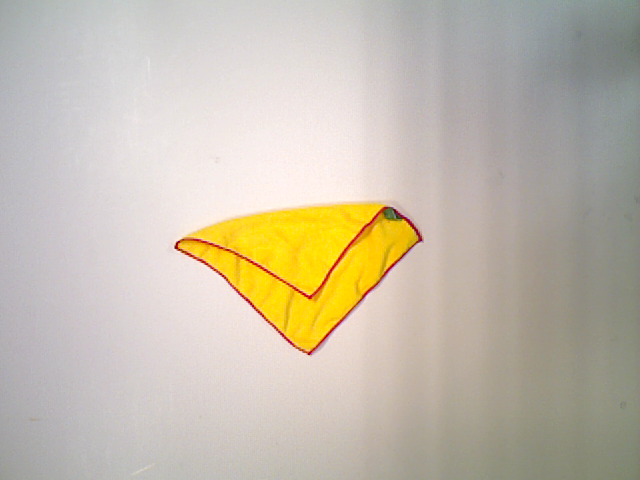
#> input picture data/dishcloth01_1_fold.ppm, 640 x 480 px
$ python -i GarmentDepthMapClustering.py   (imports and definitions only)
#> lines starting #> are read from the running program, lines starting #| are printed output that depends on the picture; after the words box and inside, x2 and y2 are one past the last pixel; in counts of white or black regions, pixels touching at a corner belong together
import numpy as np
from scipy import ndimage
from skimage import morphology
from skimage import filters
from skimage import util
from skimage import restoration
from skimage import exposure

class GarmentDepthMapClustering:
    @staticmethod
    def preprocess(depth_image, mask):
        """
        Removes the background information and normalizes the depth image range to 8-bit unsigned.
        :param depth_image:
        :param mask: Segmentation mask where white is garment and black is background
        :return: Depth image normalized and converted to 8-bit unsigned
        """
        background = np.inf  # Define a depth value for background pixels
        masked_depth_image = np.where(mask==255, depth_image.transpose(), background)

        # Normalize depth map
        # scaled_depth_map = normalize_1Channel_image(masked_depth_image)

        scaled_depth_map = masked_depth_image.copy()
        # Get range of values (min, max, range)
        min_value = masked_depth_image[np.unravel_index(np.where(masked_depth_image == 0, background, masked_depth_image).argmin(), masked_depth_image.shape)]
        max_value = masked_depth_image[np.unravel_index(np.where(masked_depth_image == background, 0,masked_depth_image).argmax(), masked_depth_image.shape)]
        range_value = max_value-min_value

        # Normalize using depth range
        scaled_depth_map = np.where(scaled_depth_map != background, (scaled_depth_map - min_value) * (255/range_value), 255)
        scaled_depth_map = scaled_depth_map.astype(np.uint8)
        return scaled_depth_map

    @staticmethod
    def cluster_similar_regions(preprocessed_depth_image):
        """
        Apply clustering algorithm to group similar regions. This uses watershed currently.
        :param preprocessed_depth_image: Depth image normalized and converted to 8-bit unsigned
        :return: Labeled image after the clustering process
        """
        scaled_depth_map = util.img_as_ubyte(preprocessed_depth_image)

        # denoise image
        denoised = restoration.denoise_tv_chambolle(scaled_depth_map, weight=0.05)
        denoised_equalize= exposure.equalize_hist(denoised)

        # find continuous region (low gradient) --> markers
        markers = filters.rank.gradient(denoised_equalize, morphology.disk(25)) < 15 # 25,15  10,10

        markers = ndimage.label(markers)[0]

        # local gradient
        gradient = filters.rank.gradient(denoised, morphology.disk(5))

        # labels
        labels = morphology.watershed(gradient, markers)
        return labels

>>> import cv2
>>> picture = cv2.imread('../data/dishcloth01_1_fold.ppm', cv2.IMREAD_GRAYSCALE)
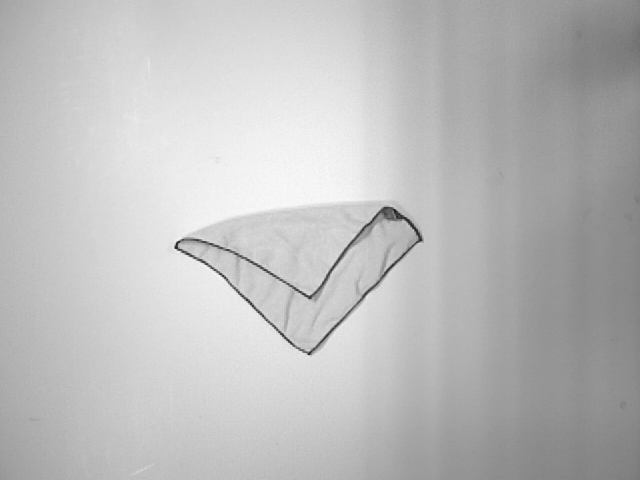
#> picture: shape (480, 640); min 26, max 251, mean 189
>>> result = GarmentDepthMapClustering().cluster_similar_regions(picture)
#> in cluster_similar_regions, `denoised_equalize= exposure.equalize_hist(denoised)`:
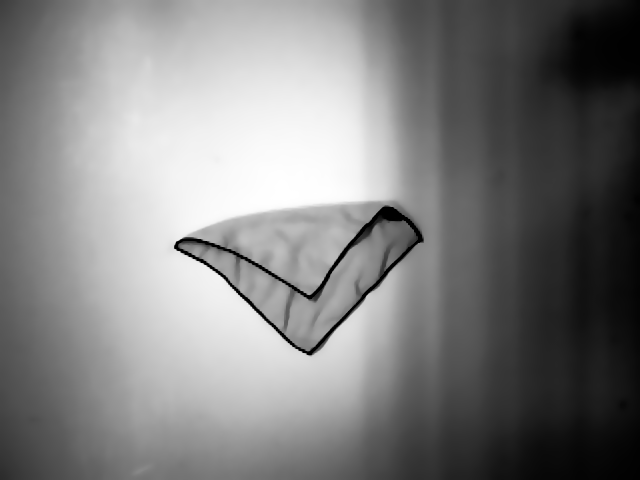
#> denoised_equalize: shape (480, 640) float64; min 3.26e-06, max 1, mean 0.504
#> in cluster_similar_regions, `markers = filters.rank.gradient(denoised_equalize, morphology.disk(25)..`:
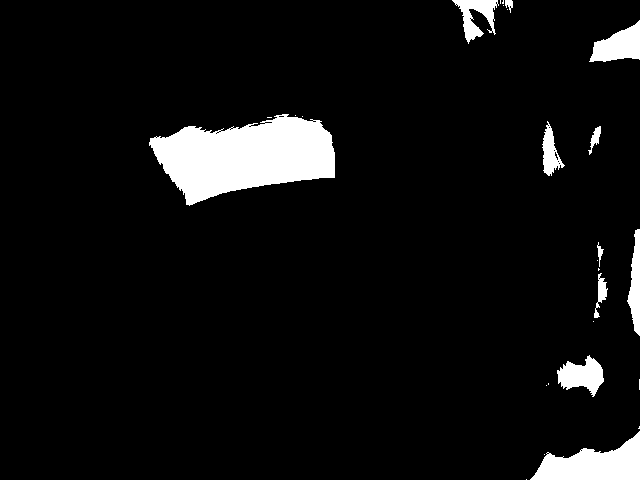
#> markers: shape (480, 640) bool; 6.2% white; 27 white regions (16 under 20 px), largest, box (x1, y1, x2, y2) and area: (149, 114, 335, 206) 10807, (530, 431, 640, 480) 3021, (589, 20, 640, 62) 1273
#> in cluster_similar_regions, `markers = ndimage.label(markers)[0]`:
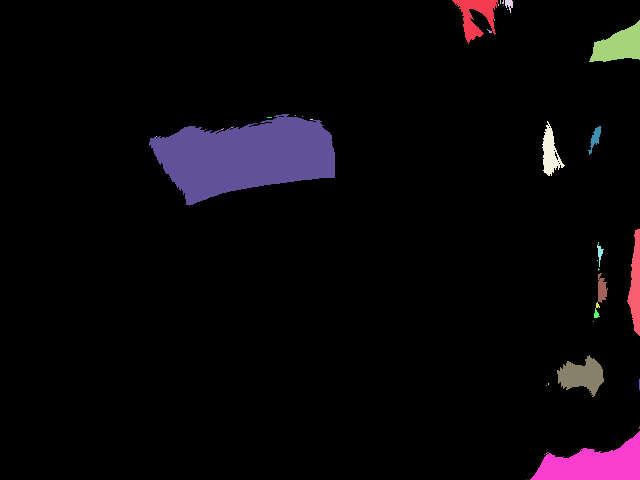
#> markers: shape (480, 640) int32; 47 distinct labels, from 0 to 46; one colour per label, 0 black
#> in cluster_similar_regions, `gradient = filters.rank.gradient(denoised, morphology.disk(5))`:
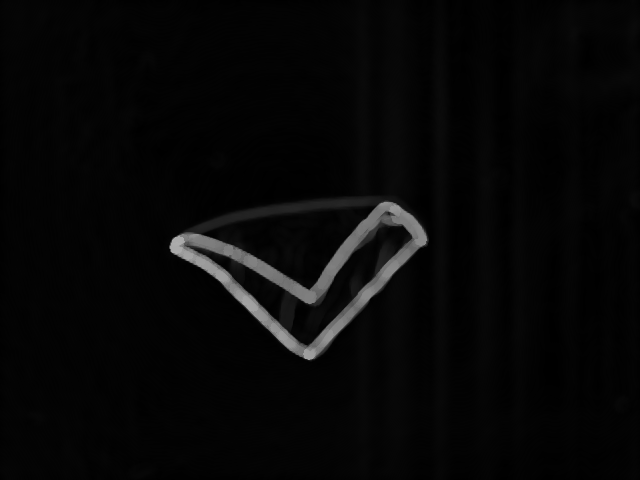
#> gradient: shape (480, 640); min 0, max 173, mean 6.9
#> in cluster_similar_regions, `labels = morphology.watershed(gradient, markers)`:
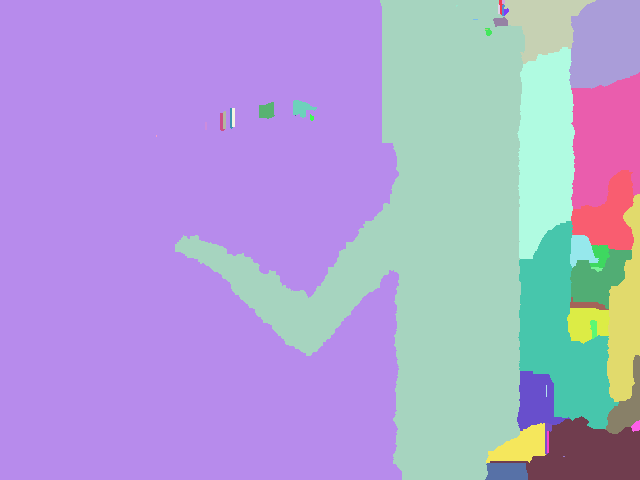
#> labels: shape (480, 640) int32; 46 distinct labels, from 1 to 46; one colour per label, 0 black

$ run again, on data/polo01_1_fold.ppm
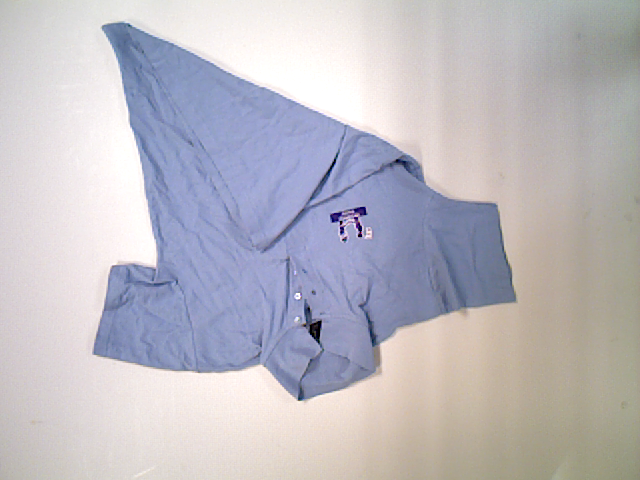
#> input picture data/polo01_1_fold.ppm, 640 x 480 px
#> in cluster_similar_regions, `markers = filters.rank.gradient(denoised_equalize, morphology.disk(25)..`:
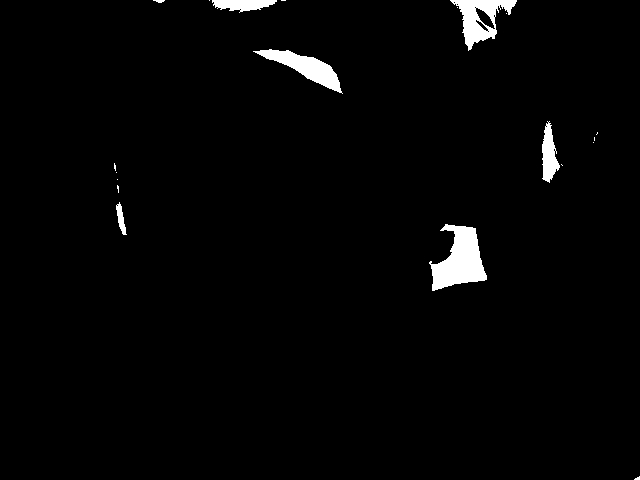
#> markers: shape (480, 640) bool; 2.1% white; 20 white regions (13 under 20 px), largest, box (x1, y1, x2, y2) and area: (429, 224, 487, 291) 2203, (450, 0, 517, 51) 1432, (253, 49, 343, 94) 1368
#> in cluster_similar_regions, `labels = morphology.watershed(gradient, markers)`:
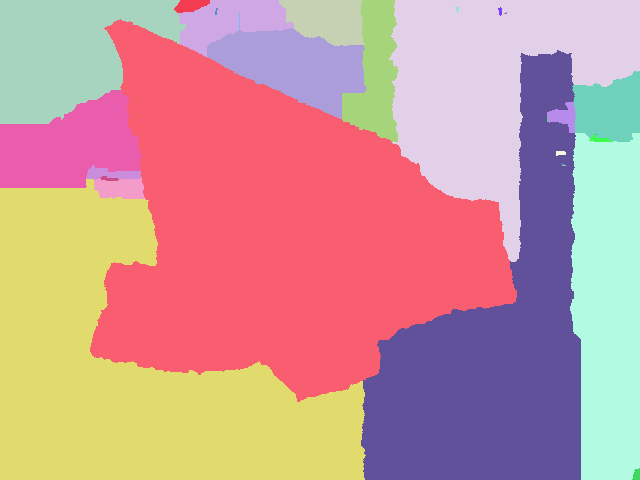
#> labels: shape (480, 640) int32; 29 distinct labels, from 1 to 29; one colour per label, 0 black

$ run again, on data/polo01_2_fold.ppm
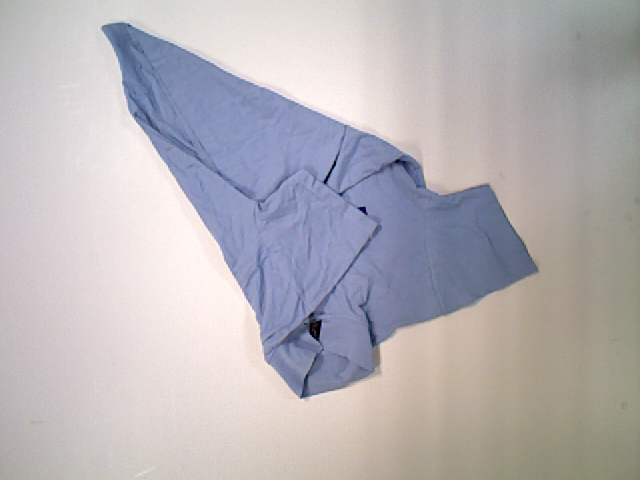
#> input picture data/polo01_2_fold.ppm, 640 x 480 px
#> in cluster_similar_regions, `markers = filters.rank.gradient(denoised_equalize, morphology.disk(25)..`:
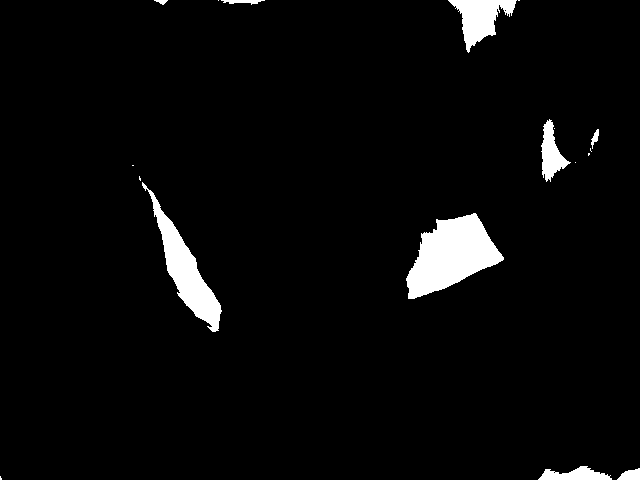
#> markers: shape (480, 640) bool; 3.8% white; 18 white regions (9 under 20 px), largest, box (x1, y1, x2, y2) and area: (406, 213, 504, 299) 4828, (142, 182, 222, 332) 3068, (448, 0, 517, 53) 1697
#> in cluster_similar_regions, `labels = morphology.watershed(gradient, markers)`:
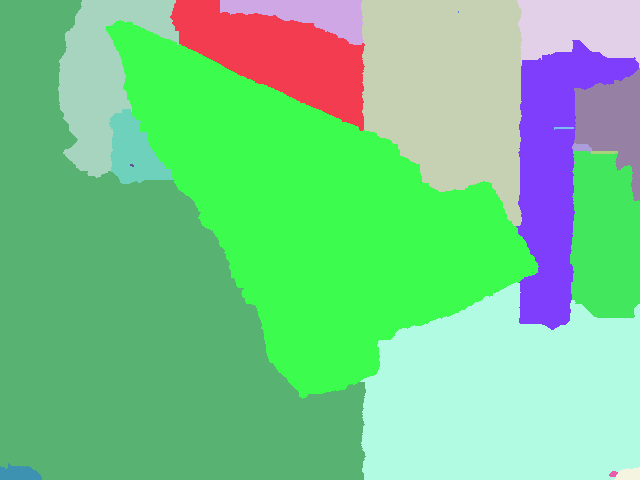
#> labels: shape (480, 640) int32; 22 distinct labels, from 1 to 22; one colour per label, 0 black
